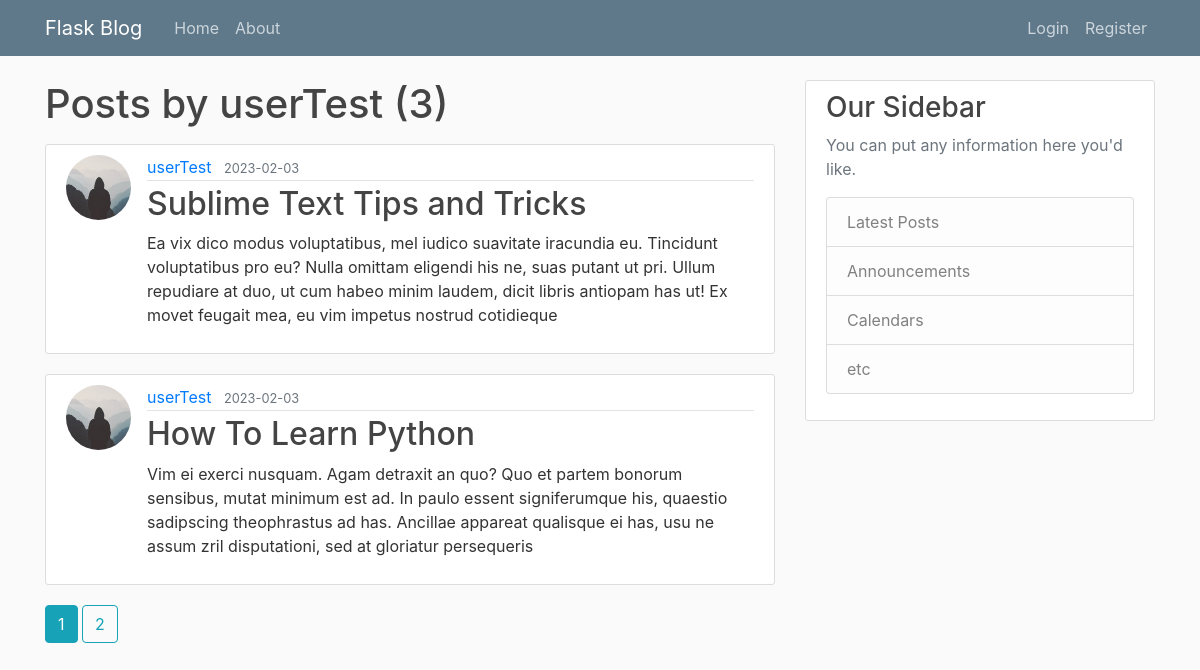
Page /user/userTest on the committed database.
### flaskblog/models.py (models this page shows, shortened)
class User(db.Model, UserMixin):
    id = db.Column(db.Integer, primary_key=True)
    username = db.Column(db.String(20), unique=True, nullable=False)
    email = db.Column(db.String(120), unique=True, nullable=False)
    image = db.Column(db.String(120), nullable=False, default='default.jpg')
    password = db.Column(db.String(60), nullable=False)
    posts = db.relationship('Post', backref='author', lazy=True)

class Post(db.Model):
    id = db.Column(db.Integer, primary_key=True)
    title = db.Column(db.String(100), nullable=False)
    date_posted = db.Column(db.DateTime, nullable=False, default=datetime.utcnow)
    content = db.Column(db.Text, nullable=False)
    user_id = db.Column(db.Integer, db.ForeignKey('user.id'), nullable=False)

### flaskblog/routes.py (the view)
@app.route("/user/<string:username>")
def user_posts(username):
    page = request.args.get('page', 1, type=int)
    user = User.query.filter_by(username=username).first_or_404()
    posts = Post.query.filter_by(author=user)\
        .order_by(Post.date_posted.desc())\
        .paginate(page=page, per_page=2)
    return render_template('user_posts.html', posts=posts, user=user)

### flaskblog/templates/user_posts.html
{% extends "layout.html" %}
{% block content %}
    <h1 class="mb-3">Posts by {{user.username}} ({{posts.total}})</h1>
    {% for post in posts.items %}
        <article class="media content-section">
            <img class="rounded-circle article-img" src="{{ url_for('static', filename='profile_pics/' + post.author.image) }}">
          <div class="media-body">
            <div class="article-metadata">
              <a class="mr-2" href="{{ url_for('user_posts', username=post.author.username) }}">{{ post.author.username }}</a>
              <small class="text-muted">{{ post.date_posted.strftime('%Y-%m-%d') }}</small>
            </div>
            <h2><a class="article-title" href="{{ url_for('post', post_id=post.id) }}">{{ post.title }}</a></h2>
            <p class="article-content">{{ post.content }}</p>
          </div>
        </article>
    {% endfor %}
    {% for page_num in posts.iter_pages(left_edge=1, right_edge=1, left_current=1, right_current=2) %}
        {% if page_num %}
            {% if posts.page == page_num %}
                <a class="btn btn-info mb-4" href="{{ url_for('user_posts', username=user.username, page=page_num) }}">{{ page_num }}</a>
            {% else %}
                <a class="btn btn-outline-info mb-4" href="{{ url_for('user_posts', username=user.username, page=page_num) }}">{{ page_num }}</a>
            {% endif %}
            {% else %}
            ...
        {% endif %}
    {% endfor %}
{% endblock content %}

### flaskblog/static/main.css (style rules this page uses)
body { background: #fafafa; color: #333333; margin-top: 5rem; }
h1, h2, h3, h4, h5, h6 { color: #444444; }
.content-section { background: #ffffff; padding: 10px 20px; border: 1px solid #dddddd; border-radius: 3px; margin-bottom: 20px; }
.article-title { color: #444444; }
.article-content { white-space: pre-line; }
.article-img { height: 65px; width: 65px; margin-right: 16px; }
.article-metadata { padding-bottom: 1px; margin-bottom: 4px; border-bottom: 1px solid #e3e3e3 }

### rows in the picture
User: username "userTest"
Post: image (placeholder picture), author.username "userTest", date_posted "2023-02-03", title "Sublime Text Tips and Tricks", content "Ea vix dico modus voluptatibus, mel iudico suavitate iracundia eu. Tincidunt voluptatibus pro eu? Nulla omittam eligendi his ne, suas putant ut pri. Ullum repudiare at duo, ut cum habeo minim laudem, dicit libris antiopam has ut! Ex movet feugait mea, eu vim impetus nostrud cotidieque"
Post: image (placeholder picture), author.username "userTest", date_posted "2023-02-03", title "How To Learn Python", content "Vim ei exerci nusquam. Agam detraxit an quo? Quo et partem bonorum sensibus, mutat minimum est ad. In paulo essent signiferumque his, quaestio sadipscing theophrastus ad has. Ancillae appareat qualisque ei has, usu ne assum zril disputationi, sed at gloriatur persequeris"

### other values in the picture
{{ posts.total }} "3"
{{ page_num }} "1"
{{ page_num }} "2"
